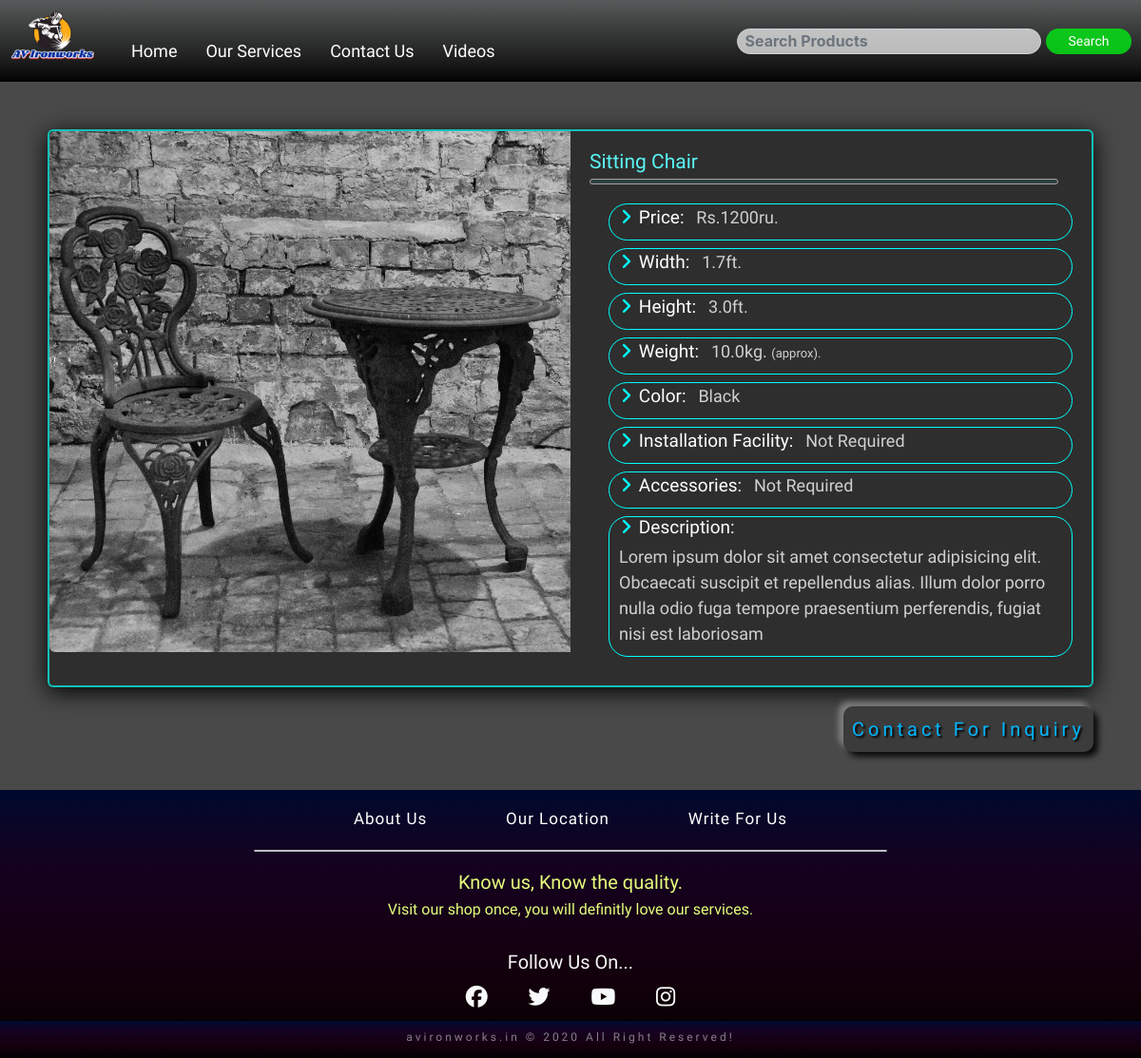
Page /product-details/1 on the committed database.
### home_app/models.py (models this page shows)
class Products(models.Model):
    prod_cat = models.CharField(max_length=30,choices=CATEGORIES,default='')
    prod_head = models.CharField(max_length=50,default='')
    prod_price = models.IntegerField(default=0)
    prod_height = models.FloatField(default=0)
    prod_width = models.FloatField(default=0)
    prod_weight = models.FloatField(default=0)
    prod_color = models.CharField(max_length=30,default='')
    prod_inst_facility = models.CharField(max_length=20,default='')
    prod_accessories = models.CharField(max_length=200,default='')
    prod_desc = models.CharField(max_length=200,default='')
    prod_img = models.ImageField(upload_to='images',default='')

### home_app/views.py (the view)
# urls.py: path('product-details/<int:id>', home_app_view.prod_details_view,name='prod_details'),
def prod_details_view(request,id):
    product = Products.objects.get(id=id)
    return render(request,'home_app/prod_details.html',{'product':product})

### templates/home_app/prod_details.html
<!DOCTYPE html>
{% extends 'home_app/base.html' %}
{% load static %}
{% block body_block %}
<div class="p-d-row">
        <div class="prod_details-img-box">
            <img src="{{product.prod_img.url}}" alt="image">
        </div>
        <div class="product-details-box">
            <h2 class="p-d-name"">{{product.prod_head}}</h2>
            <div class="bottom-line"></div>
            <ul class="prod-details">
                <li>
                    <h3><i class="fas fa-angle-right"></i>Price:</h3>
                    <p> Rs.{{product.prod_price}}ru.</p>
                </li>
                <li>
                    <h3><i class="fas fa-angle-right"></i>Width:</h3>
                    <p> {{product.prod_width}}ft.</p>
                </li>
                <li>
                    <h3><i class="fas fa-angle-right"></i>Height:</h3>
                    <p> {{product.prod_height}}ft.</p>
                </li>
                <li>
                    <h3><i class="fas fa-angle-right"></i>Weight:</h3>
                    <p> {{product.prod_weight}}kg. <span>(approx).</span></p>
                </li>
                <li>
                    <h3><i class="fas fa-angle-right"></i>Color:</h3>
                    <p> {{product.prod_color}}</p>
                </li>
                <li>
                    <h3><i class="fas fa-angle-right"></i>Installation Facility:</h3>
                    <p> {{product.prod_inst_facility}}</p>
                </li>
                <li>
                    <h3><i class="fas fa-angle-right"></i>Accessories:</h3>
                    <p> {{product.prod_accessories}}</p>
                </li>
                <li>
                    <h3><i class="fas fa-angle-right"></i>Description:</h3>
                    <p>{{product.prod_desc}}</p>
                </li>
            </ul>
        </div>
    </div>
    <div class="row contact-btn glow">
        <a href="/contact" class="btn ml-auto">Contact For Inquiry</a>
    </div>
{% endblock %}

### static/css/home.css (style rules this page uses)
* { margin: 0; padding: 0; box-sizing: border-box; }
html { font-size: 10px; }
body { background-color: #494949; }
.row { padding-left: 2rem; }

### static/css/prod_details.css (style rules this page uses)
* { margin: 0px; padding: 0px; box-sizing: border-box; }
html { font-size: 10px; }
.p-d-row { background-color: rgb(46, 46, 46); margin: 5rem 5rem 2rem 5rem; border: 2px solid rgba(7, 255, 243, 0.705); border-radius: 0.6rem; box-shadow: 0px 5px 24px 0px rgb(0, 0, 0); }
.p-d-row::after { content: ''; display: block; clear: both; }
.prod_details-img-box { float: left; height: auto; width: 50%; }
.prod_details-img-box img { width: 100%; height: auto; border-top-left-radius: 0.6rem; border-bottom-left-radius: 0.6rem; }
.product-details-box { padding: 2rem; float: left; width: 50%; }
.p-d-name { font-size: 2.1rem; font-family: 'Lemonada', cursive; color: rgb(91, 245, 245); }
.bottom-line { padding: 0.2rem; width: 97%; border: 1px solid rgb(167, 161, 161); background-color: rgba(29, 212, 212, 0.123); border-radius: 2rem; }
.prod-details { margin-top: 2rem; }
.prod-details li { margin-bottom: 0.8rem; list-style: none; margin-left: 2rem; border: 1px solid aqua; border-radius: 2rem; }
.prod-details li p { margin-left: 1rem; font-size: 1.8rem; }
.prod-details h3,p { font-family: 'Play', sans-serif; display: inline-block; }
.prod-details li i { margin-left: 0.6em; margin-right: 0.4em; color: aqua; }
.prod-details li h3 { font-size: 1.9em; color: rgb(255, 255, 255); }
.prod-details p { color: rgb(209, 209, 209); font-family: 'Sriracha', cursive; }
.prod-details span { font-size: 1.3rem; }
.contact-btn { margin: 0 5rem 4rem 5rem; }
.contact-btn a { display: inline-block; padding: 0.8rem; font-size: 2rem; letter-spacing: 0.4rem; color: rgb(0, 183, 255); font-family: 'Lemonada', cursive; border-radius: 1rem; text-decoration: none; background-color: rgb(59, 59, 59); text-shadow: 2px 2px 2px rgb(0, 0, 0); transition-duration: 0.7s; box-shadow: -5px -5px 6px rgba(255, 255, 255, 0.315),5px 5px 6px rgba(0, 0, 0, 0.863); }

### static/css/services.css (style rules this page uses)
* { margin: 0; padding: 0; box-sizing: border-box; }
html { font-size: 10px; }

### static/css/contact.css (style rules this page uses)
* { margin: 0; padding: 0; box-sizing: border-box; }
html { font-size: 10px; }
.contact-row .each-row h2,p { color: rgb(253, 186, 186); font-size: 1.6rem; }

### static/css/about.css (style rules this page uses)
* { margin: 0; padding: 0; box-sizing: border-box; }
html { font-size: 10px; }
body { background-color: rgb(73, 73, 73); }

### static/css/message.css (style rules this page uses)
* { margin: 0; padding: 0; box-sizing: border-box; }
html { font-size: 10px; }

### rows in the picture
Products: prod_img (picture), prod_head "Sitting Chair", prod_price "1200", prod_width "1.7", prod_height "3.0", prod_weight "10.0", prod_color "Black", prod_inst_facility "Not Required", prod_accessories "Not Required", prod_desc "Lorem ipsum dolor sit amet consectetur adipisicing elit. Obcaecati suscipit et repellendus alias. Illum dolor porro nulla odio fuga tempore praesentium perferendis, fugiat nisi est laboriosam"
